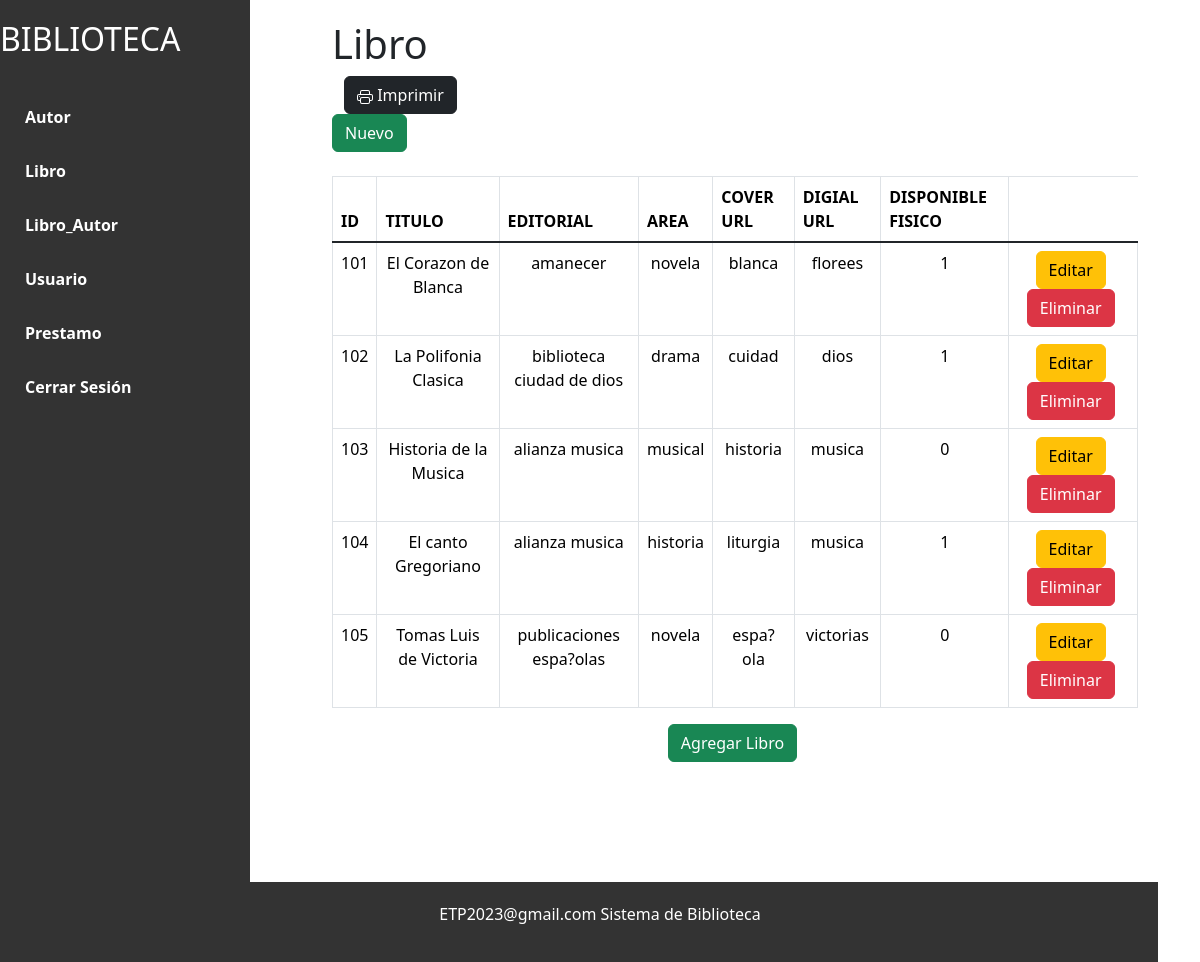
The page /indexx.php?id=li (signed in) on the database its author committed.
### tables this page shows
CREATE TABLE `libro` (
  `id_libro` int(8) NOT NULL,
  `titulo` varchar(30) DEFAULT NULL,
  `editorial` varchar(30) DEFAULT NULL,
  `area` varchar(30) DEFAULT NULL,
  `cover_url` varchar(120) DEFAULT NULL,
  `digital_url` varchar(120) DEFAULT NULL,
  `disponible_fisico` tinyint(1) DEFAULT NULL
);

### libro/listarlibro.php (the view, shortened to what this page needs)
<div class="content">
    <h1>Libro</h1>
    <div class="container">
            <div class="row align-items-center">
                <div class="col-4">
                        <a href="CRUD/imprimirli.php" class="btn btn-dark">
                        Imprimir</a>
                </div>
            </div>
        </div>
    <div>
    <div>
        <a class="btn btn-success" href="indexx.php?id=agre_li#contenido">Nuevo <i class="fa fa-plus"></i></a>
    </div>
    <br>
    <?php
    include("conexion.php");
    $sql="select * from libro";
    $resultado=mysqli_query($mysqli,$sql);
    ?>
    <table class="table table-bordered">
        <thead>
            <tr>
                <th scope="col">ID</th>
                <th scope="col">TITULO</th>
                <th scope="col">EDITORIAL</th>
                <th scope="col">AREA</th>
                <th scope="col">COVER URL</th>
                <th scope="col">DIGIAL URL</th>
                <th scope="col">DISPONIBLE FISICO</th>
            </tr>
        </thead>
        <tbody class="table-group-divider">
            <?php
            while ($filas=mysqli_fetch_assoc($resultado)) {
            ?>
            <tr>
                <td><?php echo $filas['id_libro'] ?></td>
                <td><?php echo $filas['titulo'] ?></td>
                <td><?php echo $filas['editorial'] ?></td>
                <td><?php echo $filas['area'] ?></td>
                <td><?php echo $filas['cover_url'] ?></td>
                <td><?php echo $filas['digital_url'] ?></td>
                <td><?php echo $filas['disponible_fisico'] ?></td>
                <td>
                    <a href="libro/editarlibro.php?id=<?php echo $filas['id_libro']?>" class="btn btn-warning">Editar</a>
                    <a href="libro/eliminarlibro.php?id=<?php echo $filas['id_libro']?>" class="btn btn-danger">Eliminar</a>
                </td>
            </tr>
            <?php } ?>
        </tbody>
    </table>
    <div class="text-center">
      <a href="indexx.php?id=agre_li#contenido" class="btn btn-success">Agregar Libro</a>
    </div>
</div>

### indexx.php (style rules this page uses)
.content { margin-left: 270px; padding: 20px; }
table { width: 100%; border-collapse: collapse; background-color: white; }
th, td { padding: 10px; text-align: center; }
th { background-color: #333; color: white; }
tr:nth-child(even) { background-color: #f2f2f2; }
.btn { margin-right: 5px; }

### rows shown on the page
libro: id_libro "101", titulo "El Corazon de Blanca", editorial "amanecer", area "novela", cover_url "blanca", digital_url "florees", disponible_fisico "1"
libro: id_libro "102", titulo "La Polifonia Clasica", editorial "biblioteca ciudad de dios", area "drama", cover_url "cuidad", digital_url "dios", disponible_fisico "1"
libro: id_libro "103", titulo "Historia de la Musica", editorial "alianza musica", area "musical", cover_url "historia", digital_url "musica", disponible_fisico "0"
libro: id_libro "104", titulo "El canto Gregoriano", editorial "alianza musica", area "historia", cover_url "liturgia", digital_url "musica", disponible_fisico "1"
libro: id_libro "105", titulo "Tomas Luis de Victoria", editorial "publicaciones espa?olas", area "novela", cover_url "espa?ola", digital_url "victorias", disponible_fisico "0"
